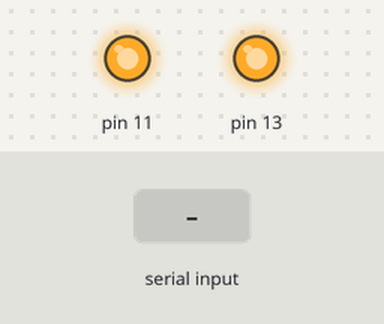
A sketch run on a simulated Arduino Uno, built with avr-gcc and run on an emulated ATmega328P. On the bench: output pins drawn as LEDs (lit = HIGH). Dashed ring = blinking. The test bench sets the inputs (shaded band).

Above: at 1.2 s.
1.3 s: "b" received over Serial
At 1.45 s:
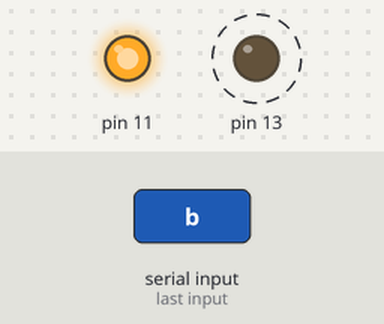
4.3 s: "c" received over Serial
At 4.45 s:
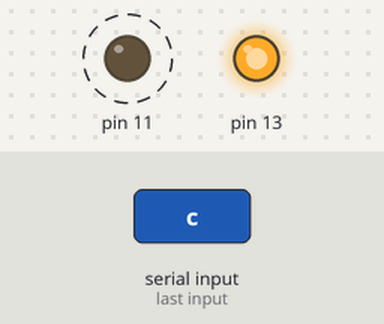
Timing chart, 0 to 7.8 s (numbered marks = the images above; inputs shaded):
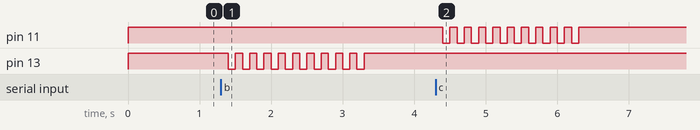

The sketch:

blinkie.ino
```cpp
void setup() {
  Serial.begin(9600);

  //Set pin 11 to be output pin (connect LED here)
  pinMode(13, OUTPUT);
  pinMode(11, OUTPUT);
  //set pin 11 to be high initially; LED is usually on, but, not blinking
  digitalWrite(13, HIGH);
  digitalWrite(11, HIGH);
}

//this procedure is called if we need to blink the LED
void blink_led() {

  //we can't just blink it once, because that wouldn't be noticeable
  //so, we blink it three times
  for(int i = 0; i<10; i++) {
    digitalWrite(13, HIGH);
    delay(100);
    digitalWrite(13, LOW);
    delay(100);
  }

  //reset the LED back to just on, not blinking
  digitalWrite(13, HIGH);
}
void blink_ledc(){
  for(int i = 0; i<10; i++) {
    digitalWrite(11, HIGH);
    delay(100);
    digitalWrite(11, LOW);
    delay(100);
  }

  //reset the LED back to just on, not blinking
  digitalWrite(11, HIGH);
}

//this function is called when we get a character
//over USB/Serial
void got_char(char x) {

  //if we get b over Serial
  if(x == 'b') {
    //... blink the LED
    blink_led();
  }
  else if(x == 'c'){
    blink_ledc();
  }
}

void loop() {
  //check if there's any data available on serial
  if(Serial.available() > 0) {
    //if there is, we read it
    byte byte_read = Serial.read();

    //and call "got_char"
    got_char((char)byte_read);
  }
}
```

Measured:
- after the input at 1.3 s, pin 13: alternates HIGH for 0.10 s and LOW for 0.10 s, 20 changes in all, then stays HIGH, starting after 0.10 s
- after the input at 4.3 s, pin 11: alternates HIGH for 0.10 s and LOW for 0.10 s, 20 changes in all, then stays HIGH, starting after 0.10 s
